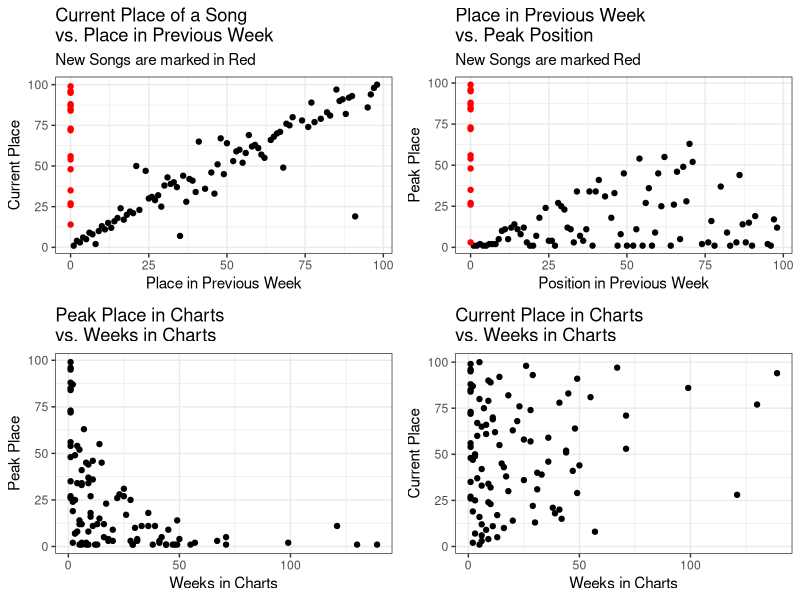
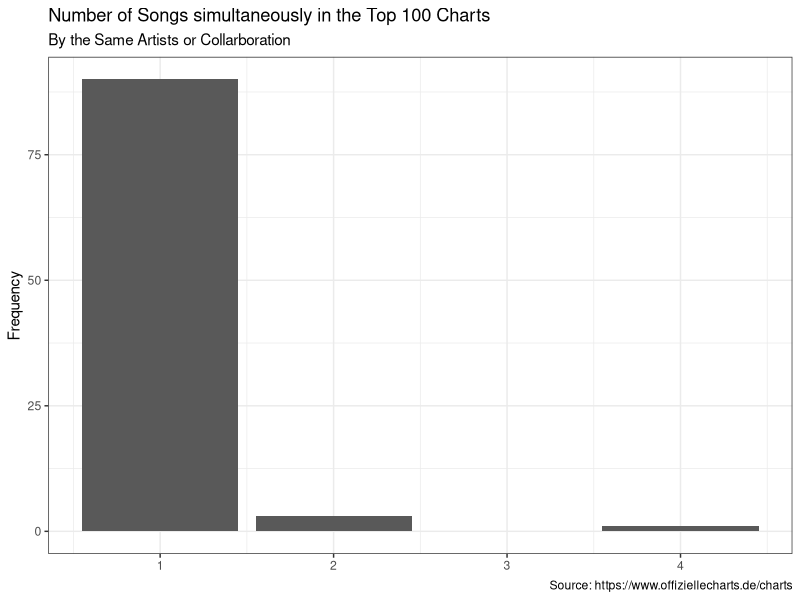
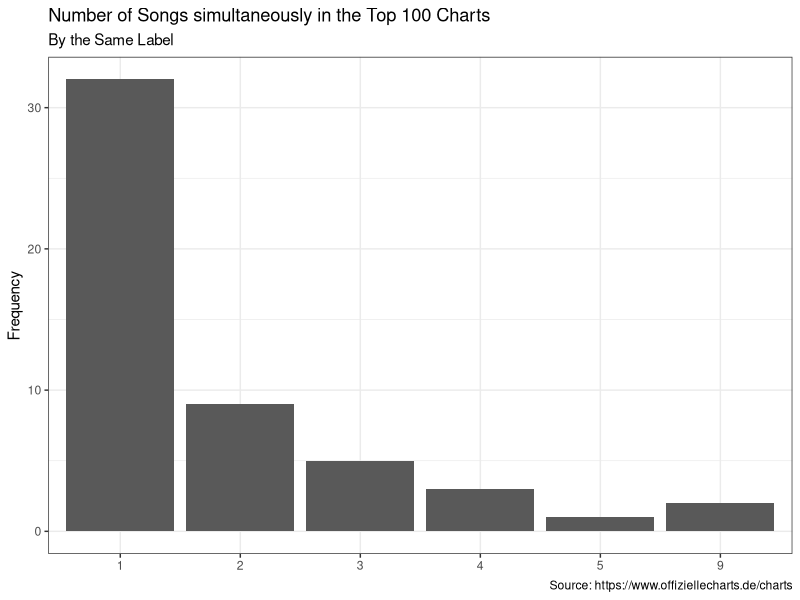

Write R code to recreate these figures, in order.
## ---- chunk 1
library(ggplot2)
library(gridExtra)
library(readr)
library(dplyr)
chart_scrap <- read_csv('2022-06-08_charts_report.csv')
## ---- chunk 2
#Reporting Figures and Tables
#Scatter Plots
current_v_last <- ggplot(data = chart_scrap,
                                     aes(y = current, x=last_week,
                                     col=ifelse(is.na(last_week), yes = 'NA' , no = 'NonNA')))+
                                      geom_point(aes(y = current, x=last_week_fill),show.legend = F)+
                                      scale_color_manual(values = c('#FF0000','#000000'))+
                                      labs(title = 'Current Place of a Song \nvs. Place in Previous Week',
                                           subtitle = 'New Songs are marked in Red',
                                           y='Current Place', x='Place in Previous Week')+
                                        theme_bw()
weeks_v_peak <- ggplot(data = chart_scrap,
                                             aes(x=weeks_in_charts, y=peak_in_charts))+
                                              geom_point()+
                                              labs(title = 'Peak Place in Charts \nvs. Weeks in Charts',
                                                   x='Weeks in Charts', y='Peak Place')+
                                              theme_bw()
week_v_current <- ggplot(data = chart_scrap, aes(x=weeks_in_charts, y=current))+
                                      geom_point()+
                                      labs(title = 'Current Place in Charts \nvs. Weeks in Charts',
                                           x='Weeks in Charts', y='Current Place')+
                                      theme_bw()
last_v_peak <- ggplot(data = chart_scrap, aes(x=last_week_fill, y=peak_in_charts,
                                                col=ifelse(is.na(last_week), yes = 'NA' , no = 'NonNA')))+
                                    geom_point(show.legend = F)+
                                    labs(title = 'Place in Previous Week \nvs. Peak Position',
                                         subtitle = 'New Songs are marked Red',
                                         x='Position in Previous Week', y='Peak Place')+
                                    scale_color_manual(values = c('#FF0000','#000000'))+
                                    theme_bw()
grid.arrange(current_v_last,last_v_peak, weeks_v_peak,week_v_current, nrow=2)
## ---- chunk 3
chart_scrap%>%
                      count(artist)%>%
                      ggplot(aes(x=n))+
                      geom_bar()+
                      labs(title = 'Number of Songs simultaneously in the Top 100 Charts',
                           subtitle = 'By the Same Artists or Collarboration',
                           y='Frequency',
                           x=NULL,
                           caption = 'Source: https://www.offiziellecharts.de/charts')+
                      theme_bw()
chart_scrap%>%
                        count(artist,sort = T)%>%
                        filter(n>1)%>%
                        knitr::kable()
chart_scrap%>%
                      count(label)%>%
                      ggplot(aes(x=as.factor(n)))+
                      geom_bar()+
                      geom_bar()+
                      labs(title = 'Number of Songs simultaneously in the Top 100 Charts',
                           subtitle = 'By the Same Label',
                           y='Frequency',
                           x=NULL,
                           caption = 'Source: https://www.offiziellecharts.de/charts')+
                      theme_bw()
chart_scrap%>%
                        count(label, sort = T)%>%
                        filter(n>1)%>%
                        knitr::kable()
## ---- chunk 4
#Songs that are currently peaking
chart_scrap%>%
                        filter(current == peak_in_charts)%>%
                        select(artist, title, current)%>%
                        rename(Position = current)%>%
                        knitr::kable()
